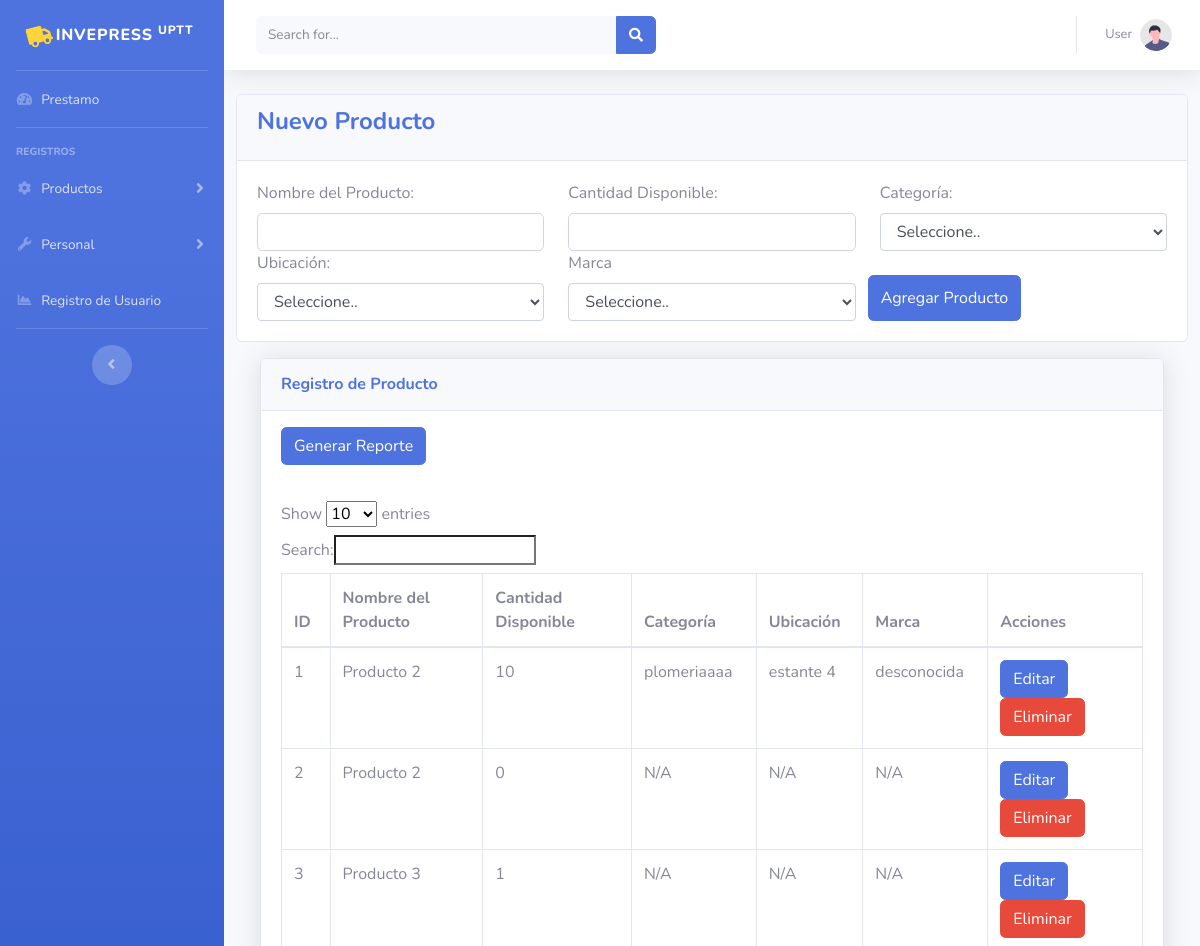
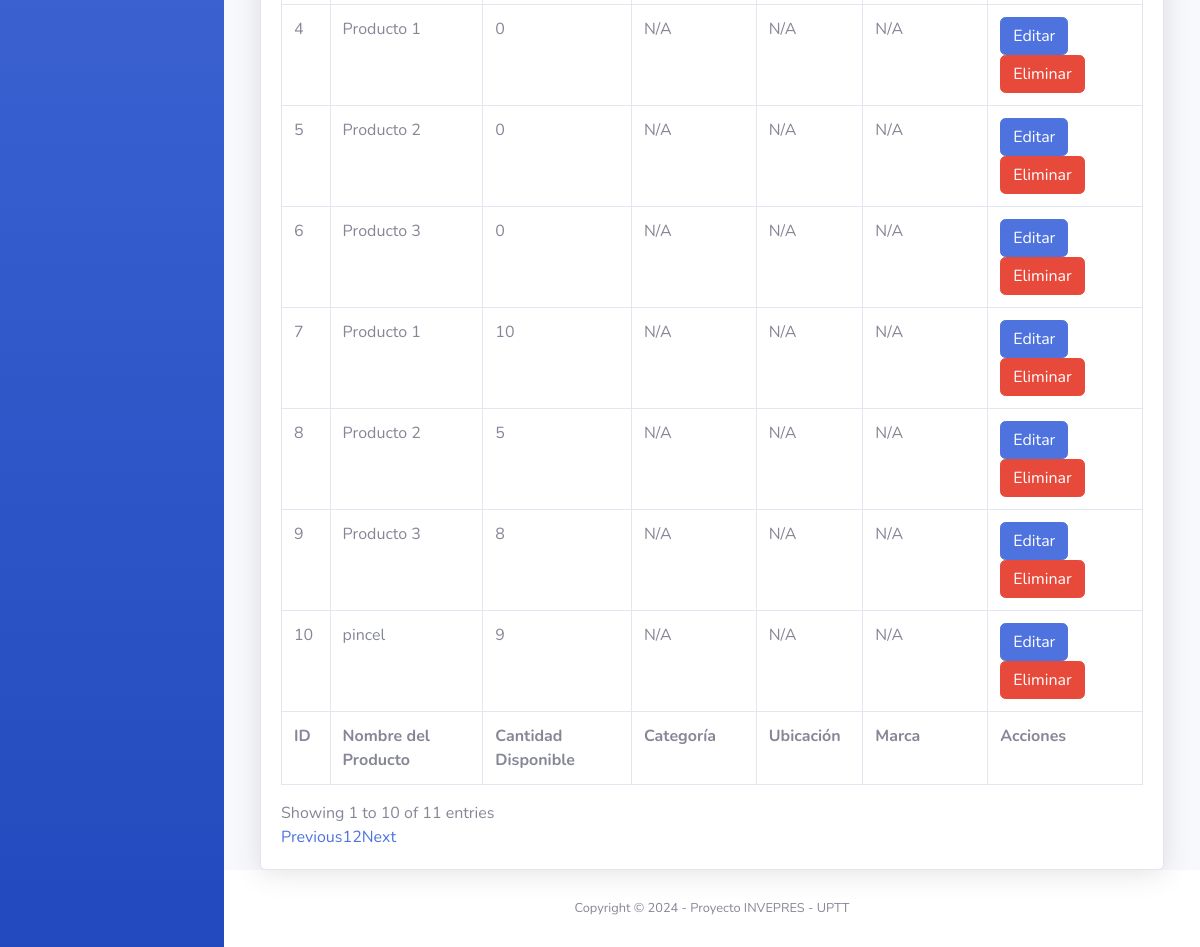
/Producto/nuevo_productop.php (signed in), run on the app's committed database (2 pictures, top to bottom).
### tables this page shows
CREATE TABLE `productos` (
  `id` int(11) NOT NULL,
  `nombre` varchar(255) NOT NULL,
  `cantidad` int(11) NOT NULL,
  `cantidad_disponible` int(11) NOT NULL,
  `categoria_id` int(11) DEFAULT NULL,
  `ubicacion_id` int(11) DEFAULT NULL,
  `marca_id` int(11) DEFAULT NULL
);

CREATE TABLE `categorias` (
  `id` int(11) NOT NULL,
  `nombre` varchar(50) NOT NULL
);

CREATE TABLE `ubicaciones` (
  `id` int(11) NOT NULL,
  `nombre` varchar(50) NOT NULL
);

CREATE TABLE `marcas` (
  `id` int(11) NOT NULL,
  `nombre` varchar(50) NOT NULL
);

### Producto/nuevo_productop.php (the view, shortened to what this page needs)
<?php
include '../db.php';
?>
<div class="col-xl-12 col-lg-12">
               <div class="card">
                  <div class="card-header d-flex justify-content-between">
                     <div class="m-0 font-weight-bold text-primary">
                        <h4 class="card-title"><b>Nuevo Producto</b></h4>
                     </div>
                  </div>
                  <div class="card-body">
                     <div class="new-user-info">
    <form class="row g-3" action="agregar_producto.php" method="post">
<div class="col-md-4">
     <label for="validationServer01" class="form-label">Nombre del Producto:</label>
    <input type="text" class="form-control " name="nombre" required>
</div>
<div class="col-md-4">
     <label for="validationServer01" class="form-label">Cantidad Disponible:</label>
        <input type="number" class="form-control " name="cantidad_disponible" required>
</div>
<div class="col-md-4">
<label for="validationServer01" class="form-label">Categoría:</label>
            <select name="categoria_id"  class="styled-select" aria-label=".form-select-sm example">
            <option value="" selected disabled>Seleccione..</option>
            </select>
        </div>
        <div class="col-md-4">
        <label for="validationServer01" class="form-label">Ubicación:</label>
            <select name="ubicacion_id"  class="styled-select" aria-label=".form-select-sm example">
            <option value="" selected disabled>Seleccione..</option>
            </select>
        </div>
        <div class="col-md-4">
        <label for="validationServer01" class="form-label">Marca</label>
            <select name="marca_id"  class="styled-select" aria-label=".form-select-sm example">
            <option value="" selected disabled>Seleccione..</option>
            </select>
        </div>
        <button type="submit" class="btn btn-primary mt-4">Agregar Producto</button>
    </form>
</div>
</div>
                  </div>
            <div class="container-fluid mt-3">
            <div class="card shadow ">
                        <div class="card-header py-3">
                            <h6 class="m-0 font-weight-bold text-primary">Registro de Producto</h6>
                        </div>
                        <div class="card-body py-3">
                        <form action="reporte.php" method="post">
        <button type="submit" class="btn btn-primary">Generar Reporte</button>
    </form>
                        </div>
                        <div class="card-body">
                            <div class="table-responsive">
                            <table id="table" class="table table-bordered" data-toggle="data-table" width="100%" cellspacing="0">
                     <thead>
                        <tr>
                        <th>ID</th>
            <th>Nombre del Producto</th>
            <th>Cantidad Disponible</th>
            <th>Categoría</th>
            <th>Ubicación</th>
            <th>Marca</th>
            <th>Acciones</th>
                        </tr>
                     </thead>
                     <tbody>
         <?php
        $result = $conn->query("SELECT * FROM productos");
        while ($row = $result->fetch_assoc()) {
            echo "<tr>";
            echo "<td>" . $row['id'] . "</td>";
            echo "<td>" . $row['nombre'] . "</td>";
            echo "<td>" . $row['cantidad_disponible'] . "</td>";
            if (!empty($row['categoria_id'])) {
                $categoria_result = $conn->query("SELECT nombre FROM categorias WHERE id = " . $row['categoria_id']);
                $categoria_nombre = $categoria_result->fetch_assoc()['nombre'];
            } else {
                $categoria_nombre = "N/A";
            }
            if (!empty($row['ubicacion_id'])) {
                $ubicacion_result = $conn->query("SELECT nombre FROM ubicaciones WHERE id = " . $row['ubicacion_id']);
                $ubicacion_nombre = $ubicacion_result->fetch_assoc()['nombre'];
            } else {
                $ubicacion_nombre = "N/A";
            }
            if (!empty($row['marca_id'])) {
                $marca_result = $conn->query("SELECT nombre FROM marcas WHERE id = " . $row['marca_id']);
                $marca_nombre = $marca_result->fetch_assoc()['nombre'];
            } else {
                $marca_nombre = "N/A";
            }
            echo "<td>" . $categoria_nombre . "</td>";
            echo "<td>" . $ubicacion_nombre . "</td>";
            echo "<td>" . $marca_nombre . "</td>";
            echo "<td><a href='editar_productop.php?id=" . $row['id'] . "' class='btn btn-primary'>Editar</a> ";
            echo "<a href='eliminar_producto.php?id=" . $row['id'] . "' class='btn btn-danger' onclick='return confirm(\"¿Estás seguro?\")'>Eliminar</a></td>";
            echo "</tr>";
        }
        ?>
                     </tbody>
                     <tfoot>
                        <tr>
                        <th>ID</th>
            <th>Nombre del Producto</th>
            <th>Cantidad Disponible</th>
            <th>Categoría</th>
            <th>Ubicación</th>
            <th>Marca</th>
            <th>Acciones</th>
                        </tr>
                     </tfoot>
                  </table>
               </div>
            </div>
         </div>
      </div>
   </div>
      </div>

### Producto/nuevo_productop.php (style rules this page uses)
.styled-select { display: block; width: 100%; padding: .375rem .75rem; font-size: 1rem; font-weight: 400; line-height: 1.5; color: #495057; background-color: #fff; background-clip: padding-box; border: 1px solid #ced4da; border-radius: .25rem; transition: border-color .15s ease-in-out, box-shadow .15s ease-in-out; }

### data on the page
productos: id "1", nombre "Producto 2", cantidad_disponible "10", categoria.nombre "plomeriaaaa", ubicacion.nombre "estante 4", marca.nombre "desconocida"
productos: id "2", nombre "Producto 2", cantidad_disponible "0", categoria "N/A", ubicacion "N/A", marca "N/A"
productos: id "3", nombre "Producto 3", cantidad_disponible "1", categoria "N/A", ubicacion "N/A", marca "N/A"
productos: id "4", nombre "Producto 1", cantidad_disponible "0", categoria "N/A", ubicacion "N/A", marca "N/A"
productos: id "5", nombre "Producto 2", cantidad_disponible "0", categoria "N/A", ubicacion "N/A", marca "N/A"
productos: id "6", nombre "Producto 3", cantidad_disponible "0", categoria "N/A", ubicacion "N/A", marca "N/A"
productos: id "7", nombre "Producto 1", cantidad_disponible "10", categoria "N/A", ubicacion "N/A", marca "N/A"
productos: id "8", nombre "Producto 2", cantidad_disponible "5", categoria "N/A", ubicacion "N/A", marca "N/A"
productos: id "9", nombre "Producto 3", cantidad_disponible "8", categoria "N/A", ubicacion "N/A", marca "N/A"
productos: id "10", nombre "pincel", cantidad_disponible "9", categoria "N/A", ubicacion "N/A", marca "N/A"
